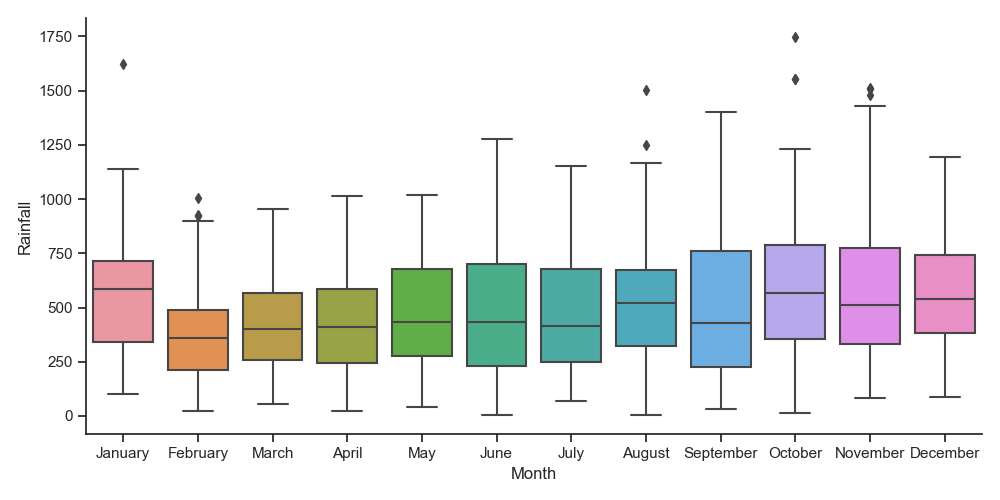

The Python source for this figure:
import pandas as pd
import seaborn as sns
import matplotlib.pyplot as plt

sns.set(style="white")
sns.set_style("ticks", {"xtick.major.size": 16, "ytick.major.size": 16})
sns.despine(top=True, right=True)

# Read and prepare the data
df = pd.read_csv('london_rainfall.csv')

df_melted = df.melt(id_vars=['Year'],
                    var_name='Month', value_name='Rainfall')

sns.catplot(data=df_melted, x='Month', y='Rainfall',
            kind='box',  height=5, aspect=2)

plt.tight_layout()
plt.show()
